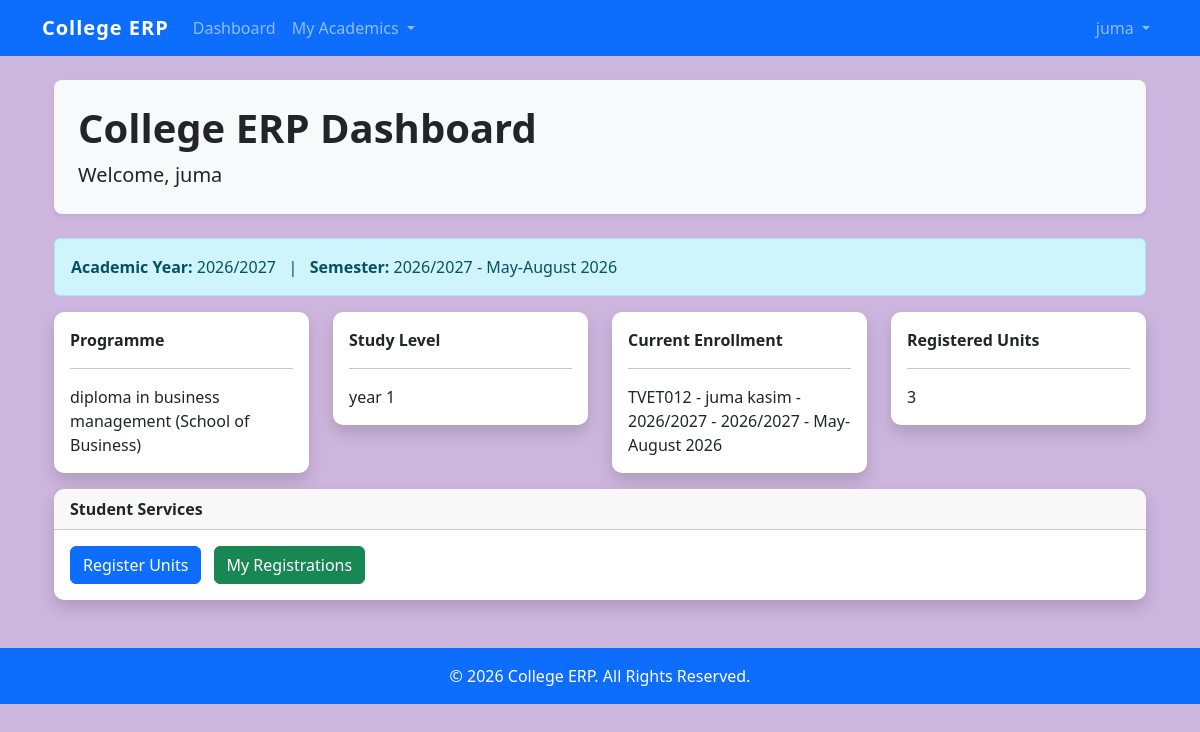
/ (signed in), run on the app's committed database.
### students/models.py (models this page shows, shortened)
class AcademicYear(models.Model):
    year_name = models.CharField(
        max_length=20,
        unique=True
    )
    is_active = models.BooleanField(
        default=False
    )
    registration_open = models.BooleanField(
        default=True
    )
    def __str__(self):
        return self.year_name

class Semester(models.Model):
    academic_year = models.ForeignKey(
        "AcademicYear",
        on_delete=models.CASCADE,
        related_name="semesters"
    )
    semester_name = models.CharField(
        max_length=100
    )
    is_active = models.BooleanField(
        default=False
    )
    class Meta:
        ordering = ["academic_year", "semester_name"]
    def __str__(self):
        return (
            f"{self.academic_year} - "
            f"{self.semester_name}"
        )

class Student(models.Model):
    user = models.OneToOneField(
        User,
        on_delete=models.CASCADE,
        related_name="student_profile",
        null=True,
        blank=True
    )
    admission_no = models.CharField(
        max_length=20,
        unique=True,
        blank=True
    )
    first_name = models.CharField(
        max_length=100
    )
    last_name = models.CharField(
        max_length=100
    )
    phone = models.CharField(
        max_length=20
    )
    programme = models.ForeignKey(
        Programme,
        on_delete=models.PROTECT,
        related_name="students"
    )
    study_level = models.ForeignKey(
        StudyLevel,
        on_delete=models.PROTECT,
        related_name="students",
        null=True,
        blank=True
    )
    class Meta:
        ordering = [
            "admission_no"
        ]
    def __str__(self):
        return (
            f"{self.admission_no} - "
            f"{self.first_name} "
            f"{self.last_name}"
        )

class Programme(models.Model):
    programme_name = models.CharField(
        max_length=100,
        unique=True
    )
    department = models.ForeignKey(
        Department,
        on_delete=models.PROTECT,
        related_name="programmes"
    )
    created_at = models.DateTimeField(
        auto_now_add=True
    )
    updated_at = models.DateTimeField(
        auto_now=True
    )
    class Meta:
        ordering = ["programme_name"]
    def __str__(self):
     return (
        f"{self.programme_name}"
        f" ({self.department.department_name})"
    )

class Department(models.Model):
    department_name = models.CharField(max_length=100)

class StudyLevel(models.Model):
    level_name = models.CharField(
        max_length=50,
        unique=True
    )
    class Meta:
        ordering = ["id"]
        verbose_name = "Study Level"
        verbose_name_plural = "Study Levels"
    def __str__(self):
        return self.level_name

class SemesterEnrollment(models.Model):
    STATUS_CHOICES = [
        ("enrolled", "Enrolled"),
        ("deferred", "Deferred"),
        ("suspended", "Suspended"),
        ("completed", "Completed"),
    ]
    student = models.ForeignKey(
        Student,
        on_delete=models.CASCADE,
        related_name="enrollments"
    )
    academic_year = models.ForeignKey(
        AcademicYear,
        on_delete=models.PROTECT
    )
    semester = models.ForeignKey(
        Semester,
        on_delete=models.PROTECT
    )
    study_level = models.ForeignKey(
        StudyLevel,
        on_delete=models.PROTECT
    )
    status = models.CharField(
        max_length=20,
        choices=STATUS_CHOICES,
        default="enrolled"
    )
    enrollment_date = models.DateField(
        auto_now_add=True
    )
    class Meta:
        unique_together = (
            "student",
            "academic_year",
            "semester",
        )
    def __str__(self):
        return (
            f"{self.student} - "
            f"{self.academic_year} - "
            f"{self.semester}"
        )

### students/views.py (the view, shortened to what this page needs)
# urls.py: 2. Add a URL to urlpatterns:  path('', views.home, name='home')
@login_required
def home(request):
    context = {}
    active_year = AcademicYear.objects.filter(
        is_active=True
    ).first()
    active_semester = Semester.objects.filter(
        is_active=True
    ).first()
    context["active_year"] = active_year
    context["active_semester"] = active_semester
    if hasattr(request.user, "student_profile"):
        student = request.user.student_profile
        enrollment = SemesterEnrollment.objects.filter(
            student=student
        ).order_by("-id").first()
        registration_count = 0
        if enrollment:
            registration_count = Registration.objects.filter(
                enrollment=enrollment
            ).count()
        context.update({
            "dashboard_type": "student",
            "student": student,
            "enrollment": enrollment,
            "registration_count": registration_count,
        })
    else:
        context["dashboard_type"] = "general"
    return render(
        request,
        "students/home.html",
        context,
    )

### templates/students/home.html (shortened to what this page needs)
{% extends "base.html" %}
{% block content %}
<div class="container mt-4">
<div class="p-4 mb-4 bg-light rounded-3 shadow-sm">
    <h1 class="display-6 fw-bold">
        College ERP Dashboard
    </h1>
    <p class="lead mb-0">
        Welcome,
        {{ user.get_full_name|default:user.username }}
    </p>
</div>
{% if active_year or active_semester %}
<div class="alert alert-info">
    <strong>Academic Year:</strong>
    {{ active_year|default:"Not Active" }}
    &nbsp;&nbsp;|&nbsp;&nbsp;
    <strong>Semester:</strong>
    {{ active_semester|default:"Not Active" }}
</div>
{% endif %}
{% if dashboard_type == "student" %}
<div class="row">
    <div class="col-md-3 mb-3">
        <div class="card shadow">
            <div class="card-body">
                <strong>Programme</strong>
                <hr>
                {{ student.programme }}
            </div>
        </div>
    </div>
    <div class="col-md-3 mb-3">
        <div class="card shadow">
            <div class="card-body">
                <strong>Study Level</strong>
                <hr>
                {{ student.study_level }}
            </div>
        </div>
    </div>
    <div class="col-md-3 mb-3">
        <div class="card shadow">
            <div class="card-body">
                <strong>Current Enrollment</strong>
                <hr>
                {{ enrollment }}
            </div>
        </div>
    </div>
    <div class="col-md-3 mb-3">
        <div class="card shadow">
            <div class="card-body">
                <strong>Registered Units</strong>
                <hr>
                {{ registration_count }}
            </div>
        </div>
    </div>
</div>
<div class="card shadow">
    <div class="card-header">
        Student Services
    </div>
    <div class="card-body">
        <a href="{% url 'register_units' %}"
           class="btn btn-primary me-2">
            Register Units
        </a>
        <a href="{% url 'my_registrations' %}"
           class="btn btn-success">
            My Registrations
        </a>
    </div>
</div>
{% endif %}
</div>
{% endblock %}

### templates/includes/navbar.html (shortened to what this page needs)
<nav class="navbar navbar-expand-lg navbar-dark bg-primary">
    <div class="container">
        <a class="navbar-brand" href="{% url 'home' %}">
            College ERP
        </a>
        <div class="collapse navbar-collapse" id="navbarNav">
            {% if user.is_authenticated %}
            <ul class="navbar-nav me-auto">
                <li class="nav-item">
                    <a class="nav-link"
                       href="{% url 'home' %}">
                        Dashboard
                    </a>
                </li>
                {% if user.student_profile %}
                <li class="nav-item dropdown">
                    <a class="nav-link dropdown-toggle"
                       href="#"
                       role="button"
                       data-bs-toggle="dropdown">
                        My Academics
                    </a>
                </li>
                {% endif %}
            </ul>
            <ul class="navbar-nav ms-auto">
                <li class="nav-item dropdown">
                    <a class="nav-link dropdown-toggle"
                    href="#"
                    role="button"
                    data-bs-toggle="dropdown"
                    aria-expanded="false">
                        {{ user.get_full_name|default:user.username }}
                    </a>
                </li>
            </ul>
            {% endif %}
        </div>
    </div>
</nav>

### static/css/style.css (style rules this page uses)
body { background-color:#cdb6de; }
.navbar-brand { font-weight:bold; letter-spacing:1px; }
.card { border:none; border-radius:10px; }
.card-header { font-weight:bold; }

### data on the page
AcademicYear: year_name "2026/2027"
Semester: academic_year+semester_name "2026/2027 - May-August 2026"
Student: programme "diploma in business management (School of Business)", study_level "year 1"
SemesterEnrollment: student+academic_year+semester "TVET012 - juma kasim - 2026/2027 - 2026/2027 - May-August 2026"

### other printed values
{{ user.get_full_name|default:user.username }} "juma"
{{ registration_count }} "3"
